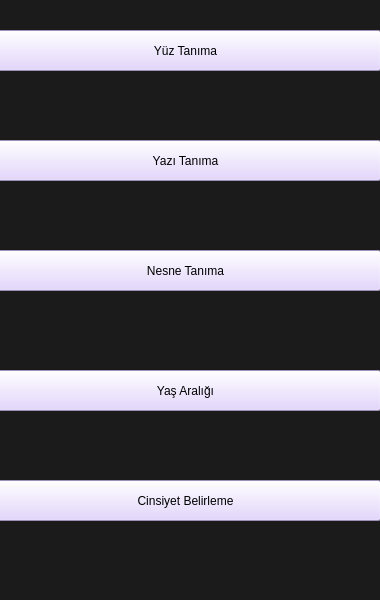
<?xml version="1.0" encoding="UTF-8"?>
<ui version="4.0">
 <class>MainWindow</class>
 <widget class="QMainWindow" name="MainWindow">
  <property name="enabled">
   <bool>true</bool>
  </property>
  <property name="geometry">
   <rect>
    <x>0</x>
    <y>0</y>
    <width>380</width>
    <height>600</height>
   </rect>
  </property>
  <property name="windowTitle">
   <string>MainWindow</string>
  </property>
  <property name="styleSheet">
   <string notr="true">background-color: rgb(27, 27, 27);</string>
  </property>
  <widget class="QWidget" name="centralwidget">
   <widget class="QPushButton" name="yaziTanima">
    <property name="geometry">
     <rect>
      <x>-10</x>
      <y>140</y>
      <width>391</width>
      <height>41</height>
     </rect>
    </property>
    <property name="styleSheet">
     <string notr="true">background-color: rgb(220, 202, 255);</string>
    </property>
    <property name="text">
     <string>Yazı Tanıma</string>
    </property>
   </widget>
   <widget class="QPushButton" name="nesneTanima">
    <property name="geometry">
     <rect>
      <x>-10</x>
      <y>250</y>
      <width>391</width>
      <height>41</height>
     </rect>
    </property>
    <property name="styleSheet">
     <string notr="true">background-color: rgb(220, 202, 255);</string>
    </property>
    <property name="text">
     <string>Nesne Tanıma</string>
    </property>
   </widget>
   <widget class="QPushButton" name="cinsiyetBelirleme">
    <property name="geometry">
     <rect>
      <x>-10</x>
      <y>480</y>
      <width>391</width>
      <height>41</height>
     </rect>
    </property>
    <property name="styleSheet">
     <string notr="true">background-color: rgb(220, 202, 255);</string>
    </property>
    <property name="text">
     <string>Cinsiyet Belirleme</string>
    </property>
   </widget>
   <widget class="QPushButton" name="yasAraligi">
    <property name="geometry">
     <rect>
      <x>-10</x>
      <y>370</y>
      <width>391</width>
      <height>41</height>
     </rect>
    </property>
    <property name="styleSheet">
     <string notr="true">background-color: rgb(220, 202, 255);</string>
    </property>
    <property name="text">
     <string>Yaş Aralığı</string>
    </property>
   </widget>
   <widget class="QPushButton" name="yuzTanima">
    <property name="geometry">
     <rect>
      <x>-10</x>
      <y>30</y>
      <width>391</width>
      <height>41</height>
     </rect>
    </property>
    <property name="styleSheet">
     <string notr="true">background-color: rgb(220, 202, 255);</string>
    </property>
    <property name="text">
     <string>Yüz Tanıma</string>
    </property>
   </widget>
  </widget>
 </widget>
 <resources/>
 <connections/>
</ui>
